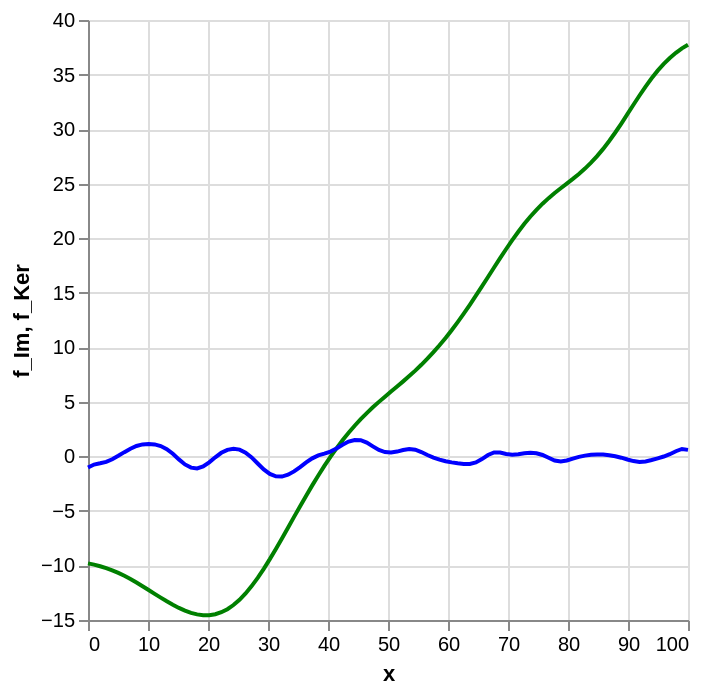

This figure's notebook cell:
### Code cell
alpha_Im = PrIm @ np.random.normal(0, 1, size=(PrIm.shape[1], 1))
alpha_Ker = PrKer @ np.random.normal(0, 1, size=(PrKer.shape[1], 1))
f_Im = Phi @ K @ alpha_Im
f_Ker = Phi @ K @ alpha_Ker

source = pd.DataFrame(
    {
        "x": np.linspace(0, 100, 100),
        "f_Im": f_Im.flatten(),
        "f_Ker": f_Ker.flatten(),
    }
)
chart = alt.Chart(source).mark_line(color="green").encode(x="x", y="f_Im")
chart_Ker = alt.Chart(source).mark_line(color="blue").encode(x="x", y="f_Ker")
chart + chart_Ker

### Figure 1 — Vega-Lite specification as saved in the notebook (floating-point values rounded to 4 significant figures)
{"config": {"view": {"continuousWidth": 300, "continuousHeight": 300}}, "layer": [{"mark": {"type": "line", "color": "green"}, "encoding": {"x": {"field": "x", "type": "quantitative"}, "y": {"field": "f_Im", "type": "quantitative"}}}, {"mark": {"type": "line", "color": "blue"}, "encoding": {"x": {"field": "x", "type": "quantitative"}, "y": {"field": "f_Ker", "type": "quantitative"}}}], "data": {"name": "data-f68a0a9e7277870a649ab76e8333985c"}, "$schema": "https://vega.github.io/schema/vega-lite/v6.1.0.json", "datasets": {"data-f68a0a9e7277870a649ab76e8333985c": [{"x": 0.0, "f_Im": -9.806, "f_Ker": -1.028}, {"x": 1.01, "f_Im": -9.924, "f_Ker": -0.7524}, {"x": 2.02, "f_Im": -10.07, "f_Ker": -0.6354}, {"x": 3.03, "f_Im": -10.25, "f_Ker": -0.5032}, {"x": 4.04, "f_Im": -10.45, "f_Ker": -0.263}, {"x": 5.051, "f_Im": -10.69, "f_Ker": 0.04893}, {"x": 6.061, "f_Im": -10.95, "f_Ker": 0.3852}, {"x": 7.071, "f_Im": -11.24, "f_Ker": 0.7003}, {"x": 8.081, "f_Im": -11.56, "f_Ker": 0.9499}, {"x": 9.091, "f_Im": -11.9, "f_Ker": 1.098}, {"x": 10.1, "f_Im": -12.25, "f_Ker": 1.143}, {"x": 11.11, "f_Im": -12.6, "f_Ker": 1.094}, {"x": 12.12, "f_Im": -12.95, "f_Ker": 0.9442}, {"x": 13.13, "f_Im": -13.29, "f_Ker": 0.6661}, {"x": 14.14, "f_Im": -13.61, "f_Ker": 0.2356}, {"x": 15.15, "f_Im": -13.89, "f_Ker": -0.2787}, {"x": 16.16, "f_Im": -14.14, "f_Ker": -0.7413}, {"x": 17.17, "f_Im": -14.34, "f_Ker": -1.031}, {"x": 18.18, "f_Im": -14.49, "f_Ker": -1.102}, {"x": 19.19, "f_Im": -14.56, "f_Ker": -0.9305}, {"x": 20.2, "f_Im": -14.56, "f_Ker": -0.5479}, {"x": 21.21, "f_Im": -14.47, "f_Ker": -0.08411}, {"x": 22.22, "f_Im": -14.29, "f_Ker": 0.324}, {"x": 23.23, "f_Im": -14.01, "f_Ker": 0.5977}, {"x": 24.24, "f_Im": -13.63, "f_Ker": 0.7039}, {"x": 25.25, "f_Im": -13.14, "f_Ker": 0.6169}, {"x": 26.26, "f_Im": -12.56, "f_Ker": 0.3438}, {"x": 27.27, "f_Im": -11.89, "f_Ker": -0.09777}, {"x": 28.28, "f_Im": -11.14, "f_Ker": -0.6543}, {"x": 29.29, "f_Im": -10.31, "f_Ker": -1.202}, {"x": 30.3, "f_Im": -9.418, "f_Ker": -1.613}, {"x": 31.31, "f_Im": -8.484, "f_Ker": -1.829}, {"x": 32.32, "f_Im": -7.518, "f_Ker": -1.85}, {"x": 33.33, "f_Im": -6.536, "f_Ker": -1.685}, {"x": 34.34, "f_Im": -5.548, "f_Ker": -1.377}, {"x": 35.35, "f_Im": -4.566, "f_Ker": -0.9805}, {"x": 36.36, "f_Im": -3.6, "f_Ker": -0.5575}, {"x": 37.37, "f_Im": -2.66, "f_Ker": -0.1802}, {"x": 38.38, "f_Im": -1.751, "f_Ker": 0.08251}, {"x": 39.39, "f_Im": -0.8794, "f_Ker": 0.254}, {"x": 40.4, "f_Im": -0.04986, "f_Ker": 0.4409}, {"x": 41.41, "f_Im": 0.7343, "f_Ker": 0.73}, {"x": 42.42, "f_Im": 1.472, "f_Ker": 1.069}, {"x": 43.43, "f_Im": 2.163, "f_Ker": 1.354}, {"x": 44.44, "f_Im": 2.807, "f_Ker": 1.503}, {"x": 45.45, "f_Im": 3.408, "f_Ker": 1.481}, {"x": 46.46, "f_Im": 3.97, "f_Ker": 1.264}, {"x": 47.47, "f_Im": 4.497, "f_Ker": 0.9167}, {"x": 48.48, "f_Im": 4.996, "f_Ker": 0.5833}, {"x": 49.49, "f_Im": 5.474, "f_Ker": 0.3946}, {"x": 50.51, "f_Im": 5.94, "f_Ker": 0.3599}, {"x": 51.52, "f_Im": 6.404, "f_Ker": 0.4395}, {"x": 52.53, "f_Im": 6.874, "f_Ker": 0.5759}, {"x": 53.54, "f_Im": 7.357, "f_Ker": 0.6674}, {"x": 54.55, "f_Im": 7.861, "f_Ker": 0.6098}, {"x": 55.56, "f_Im": 8.392, "f_Ker": 0.3973}, {"x": 56.57, "f_Im": 8.954, "f_Ker": 0.1259}, {"x": 57.58, "f_Im": 9.55, "f_Ker": -0.1133}, {"x": 58.59, "f_Im": 10.18, "f_Ker": -0.2996}, {"x": 59.6, "f_Im": 10.85, "f_Ker": -0.443}, {"x": 60.61, "f_Im": 11.56, "f_Ker": -0.5523}, {"x": 61.62, "f_Im": 12.31, "f_Ker": -0.6333}, {"x": 62.63, "f_Im": 13.09, "f_Ker": -0.6897}, {"x": 63.64, "f_Im": 13.9, "f_Ker": -0.6893}, {"x": 64.65, "f_Im": 14.73, "f_Ker": -0.5601}, {"x": 65.66, "f_Im": 15.58, "f_Ker": -0.25}, {"x": 66.67, "f_Im": 16.44, "f_Ker": 0.123}, {"x": 67.68, "f_Im": 17.31, "f_Ker": 0.3607}, {"x": 68.69, "f_Im": 18.17, "f_Ker": 0.3494}, {"x": 69.7, "f_Im": 19.01, "f_Ker": 0.2217}, {"x": 70.71, "f_Im": 19.82, "f_Ker": 0.1506}, {"x": 71.72, "f_Im": 20.59, "f_Ker": 0.1957}, {"x": 72.73, "f_Im": 21.32, "f_Ker": 0.2804}, {"x": 73.74, "f_Im": 21.99, "f_Ker": 0.3246}, {"x": 74.75, "f_Im": 22.6, "f_Ker": 0.283}, {"x": 75.76, "f_Im": 23.16, "f_Ker": 0.1281}, {"x": 76.77, "f_Im": 23.67, "f_Ker": -0.132}, {"x": 77.78, "f_Im": 24.14, "f_Ker": -0.3781}, {"x": 78.79, "f_Im": 24.58, "f_Ker": -0.472}, {"x": 79.8, "f_Im": 25.01, "f_Ker": -0.3804}, {"x": 80.81, "f_Im": 25.44, "f_Ker": -0.2035}, {"x": 81.82, "f_Im": 25.89, "f_Ker": -0.04309}, {"x": 82.83, "f_Im": 26.38, "f_Ker": 0.06875}, {"x": 83.84, "f_Im": 26.92, "f_Ker": 0.138}, {"x": 84.85, "f_Im": 27.52, "f_Ker": 0.1689}, {"x": 85.86, "f_Im": 28.18, "f_Ker": 0.1597}, {"x": 86.87, "f_Im": 28.91, "f_Ker": 0.107}, {"x": 87.88, "f_Im": 29.69, "f_Ker": 0.0111}, {"x": 88.89, "f_Im": 30.51, "f_Ker": -0.1224}, {"x": 89.9, "f_Im": 31.36, "f_Ker": -0.2845}, {"x": 90.91, "f_Im": 32.23, "f_Ker": -0.4329}, {"x": 91.92, "f_Im": 33.08, "f_Ker": -0.5061}, {"x": 92.93, "f_Im": 33.9, "f_Ker": -0.4629}, {"x": 93.94, "f_Im": 34.66, "f_Ker": -0.3377}, {"x": 94.95, "f_Im": 35.36, "f_Ker": -0.182}, {"x": 95.96, "f_Im": 35.98, "f_Ker": -0.01428}, {"x": 96.97, "f_Im": 36.52, "f_Ker": 0.1958}, {"x": 97.98, "f_Im": 36.99, "f_Ker": 0.4692}, {"x": 98.99, "f_Im": 37.4, "f_Ker": 0.6766}, {"x": 100.0, "f_Im": 37.72, "f_Ker": 0.5942}]}}
